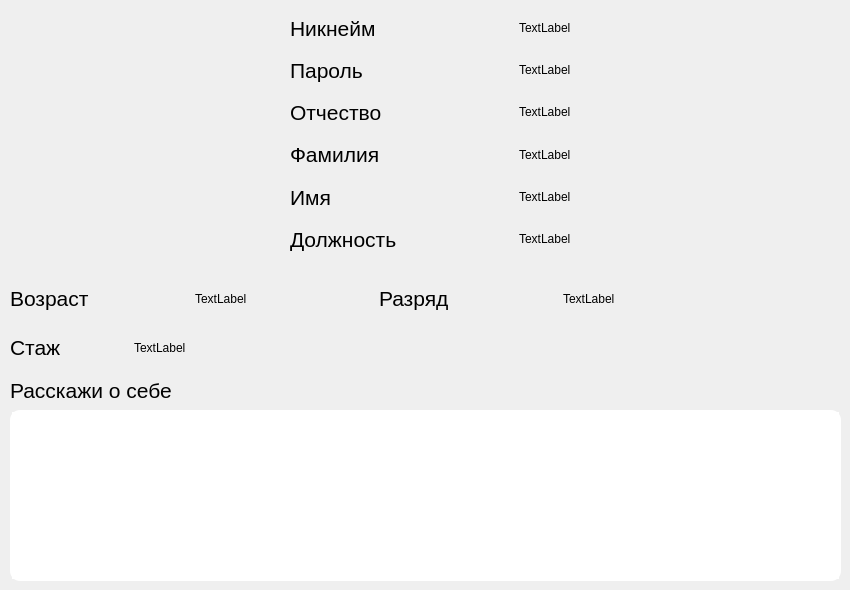
         <widget class="QWidget" name="acc_page">
          <widget class="QLabel" name="label_8">
           <property name="geometry">
            <rect>
             <x>0</x>
             <y>0</y>
             <width>271</width>
             <height>271</height>
            </rect>
           </property>
           <property name="minimumSize">
            <size>
             <width>40</width>
             <height>40</height>
            </size>
           </property>
           <property name="text">
            <string/>
           </property>
           <property name="pixmap">
            <pixmap resource="resourses.qrc">:/res/kisspng-user-profile-2018-in-sight-user-conference-expo-5b554c0968c377.0307553315323166814291-fotor-bg-remover-20241102121640.png</pixmap>
           </property>
           <property name="scaledContents">
            <bool>true</bool>
           </property>
          </widget>
          <widget class="QTextEdit" name="textEdit_pfil">
           <property name="geometry">
            <rect>
             <x>10</x>
             <y>410</y>
             <width>831</width>
             <height>171</height>
            </rect>
           </property>
           <property name="styleSheet">
            <string notr="true">border: 2px solid white;
border-radius: 10px;
color: white;</string>
           </property>
          </widget>
          <widget class="QLabel" name="label_34">
           <property name="geometry">
            <rect>
             <x>10</x>
             <y>380</y>
             <width>241</width>
             <height>21</height>
            </rect>
           </property>
           <property name="font">
            <font>
             <pointsize>16</pointsize>
            </font>
           </property>
           <property name="text">
            <string>Расскажи о себе </string>
           </property>
          </widget>
          <widget class="QWidget" name="layoutWidget">
           <property name="geometry">
            <rect>
             <x>10</x>
             <y>330</y>
             <width>241</width>
             <height>35</height>
            </rect>
           </property>
           <layout class="QHBoxLayout" name="horizontalLayout_12">
            <item>
             <widget class="QLabel" name="label_15">
              <property name="font">
               <font>
                <pointsize>16</pointsize>
               </font>
              </property>
              <property name="text">
               <string>Стаж</string>
              </property>
             </widget>
            </item>
            <item>
             <widget class="QLabel" name="label_exp">
              <property name="text">
               <string>TextLabel</string>
              </property>
             </widget>
            </item>
           </layout>
          </widget>
          <widget class="QWidget" name="layoutWidget">
           <property name="geometry">
            <rect>
             <x>10</x>
             <y>280</y>
             <width>731</width>
             <height>37</height>
            </rect>
           </property>
           <layout class="QHBoxLayout" name="horizontalLayout_15">
            <item>
             <layout class="QHBoxLayout" name="horizontalLayout_9">
              <item>
               <widget class="QLabel" name="label_13">
                <property name="font">
                 <font>
                  <pointsize>16</pointsize>
                 </font>
                </property>
                <property name="text">
                 <string>Возраст</string>
                </property>
               </widget>
              </item>
              <item>
               <widget class="QLabel" name="label_age">
                <property name="text">
                 <string>TextLabel</string>
                </property>
               </widget>
              </item>
             </layout>
            </item>
            <item>
             <layout class="QHBoxLayout" name="horizontalLayout_11">
              <item>
               <widget class="QLabel" name="label_14">
                <property name="font">
                 <font>
                  <pointsize>16</pointsize>
                 </font>
                </property>
                <property name="text">
                 <string>Разряд</string>
                </property>
               </widget>
              </item>
              <item>
               <widget class="QLabel" name="label_level">
                <property name="text">
                 <string>TextLabel</string>
                </property>
               </widget>
              </item>
             </layout>
            </item>
           </layout>
          </widget>
          <widget class="QWidget" name="layoutWidget">
           <property name="geometry">
            <rect>
             <x>290</x>
             <y>10</y>
             <width>451</width>
             <height>247</height>
            </rect>
           </property>
           <layout class="QVBoxLayout" name="verticalLayout_9">
            <item>
             <layout class="QHBoxLayout" name="horizontalLayout_13">
              <item>
               <widget class="QLabel" name="label_18">
                <property name="font">
                 <font>
                  <pointsize>16</pointsize>
                 </font>
                </property>
                <property name="text">
                 <string>Никнейм</string>
                </property>
               </widget>
              </item>
              <item>
               <widget class="QLabel" name="label_nik">
                <property name="text">
                 <string>TextLabel</string>
                </property>
               </widget>
              </item>
             </layout>
            </item>
            <item>
             <layout class="QHBoxLayout" name="horizontalLayout_14">
              <item>
               <widget class="QLabel" name="label_19">
                <property name="font">
                 <font>
                  <pointsize>16</pointsize>
                 </font>
                </property>
                <property name="text">
                 <string>Пароль</string>
                </property>
               </widget>
              </item>
              <item>
               <widget class="QLabel" name="label_Password">
                <property name="text">
                 <string>TextLabel</string>
                </property>
               </widget>
              </item>
             </layout>
            </item>
            <item>
             <layout class="QHBoxLayout" name="horizontalLayout_7">
              <item>
               <widget class="QLabel" name="label_11">
                <property name="font">
                 <font>
                  <pointsize>16</pointsize>
                 </font>
                </property>
                <property name="text">
                 <string>Отчество</string>
                </property>
               </widget>
              </item>
              <item>
               <widget class="QLabel" name="label_midlename">
                <property name="text">
                 <string>TextLabel</string>
                </property>
               </widget>
              </item>
             </layout>
            </item>
            <item>
             <layout class="QHBoxLayout" name="horizontalLayout_5">
              <item>
               <widget class="QLabel" name="label_9">
                <property name="font">
                 <font>
                  <pointsize>16</pointsize>
                 </font>
                </property>
                <property name="text">
                 <string>Фамилия</string>
                </property>
               </widget>
              </item>
              <item>
               <widget class="QLabel" name="label_secondnaame">
                <property name="text">
                 <string>TextLabel</string>
                </property>
               </widget>
              </item>
             </layout>
            </item>
            <item>
             <layout class="QHBoxLayout" name="horizontalLayout_6">
              <item>
               <widget class="QLabel" name="label_10">
                <property name="font">
                 <font>
                  <pointsize>16</pointsize>
                 </font>
                </property>
                <property name="text">
                 <string>Имя</string>
                </property>
               </widget>
              </item>
              <item>
               <widget class="QLabel" name="label_name">
                <property name="text">
                 <string>TextLabel</string>
                </property>
               </widget>
              </item>
             </layout>
            </item>
            <item>
             <layout class="QHBoxLayout" name="horizontalLayout_8">
              <item>
               <widget class="QLabel" name="label_16">
                <property name="font">
                 <font>
                  <pointsize>16</pointsize>
                 </font>
                </property>
                <property name="text">
                 <string>Должность</string>
                </property>
               </widget>
              </item>
              <item>
               <widget class="QLabel" name="label_post">
                <property name="text">
                 <string>TextLabel</string>
                </property>
               </widget>
              </item>
             </layout>
            </item>
           </layout>
          </widget>
         </widget>
